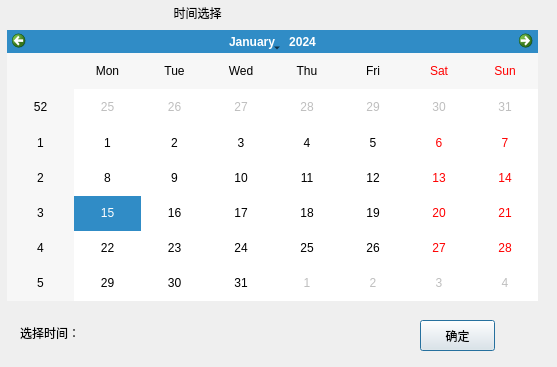
<?xml version="1.0" encoding="UTF-8"?>
<ui version="4.0">
 <class>LogCalendarDlg</class>
 <widget class="QDialog" name="LogCalendarDlg">
  <property name="geometry">
   <rect>
    <x>0</x>
    <y>0</y>
    <width>557</width>
    <height>367</height>
   </rect>
  </property>
  <property name="windowTitle">
   <string>Dialog</string>
  </property>
  <widget class="QLabel" name="label">
   <property name="geometry">
    <rect>
     <x>117</x>
     <y>0</y>
     <width>161</width>
     <height>25</height>
    </rect>
   </property>
   <property name="text">
    <string>时间选择</string>
   </property>
   <property name="alignment">
    <set>Qt::AlignCenter</set>
   </property>
  </widget>
  <widget class="QCalendarWidget" name="calendarWidget">
   <property name="geometry">
    <rect>
     <x>7</x>
     <y>30</y>
     <width>531</width>
     <height>271</height>
    </rect>
   </property>
   <property name="selectionMode">
    <enum>QCalendarWidget::SingleSelection</enum>
   </property>
   <property name="horizontalHeaderFormat">
    <enum>QCalendarWidget::ShortDayNames</enum>
   </property>
   <property name="verticalHeaderFormat">
    <enum>QCalendarWidget::ISOWeekNumbers</enum>
   </property>
  </widget>
  <widget class="QPushButton" name="pushButton">
   <property name="geometry">
    <rect>
     <x>420</x>
     <y>320</y>
     <width>75</width>
     <height>31</height>
    </rect>
   </property>
   <property name="text">
    <string>确定</string>
   </property>
  </widget>
  <widget class="QLabel" name="timeLab">
   <property name="geometry">
    <rect>
     <x>20</x>
     <y>320</y>
     <width>321</width>
     <height>25</height>
    </rect>
   </property>
   <property name="text">
    <string>选择时间：</string>
   </property>
  </widget>
 </widget>
 <resources/>
 <connections/>
</ui>
